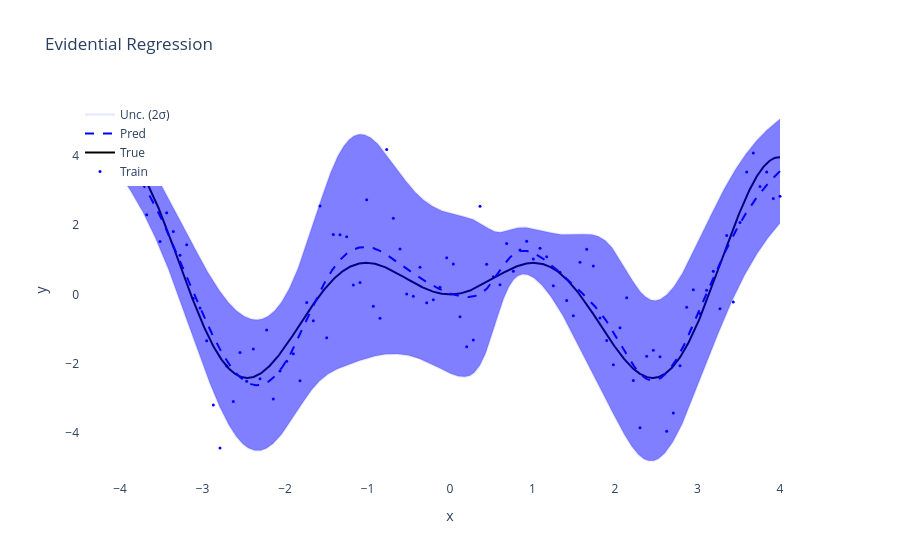

This figure's notebook cell:
### Code cell
import torch
from torch import nn
import plotly.graph_objects as go
from edl_pytorch import NormalInvGamma
from edl_pytorch.loss import nig_nll, nig_reg


torch.manual_seed(0)

# Define the true function
true_func = lambda x: torch.sin(2 * x) * x 

# Generate train and test data
x_train, y_train, x_test, y_test = generate_data(
    true_func, 
    x_min_train=4, 
    x_max_train=-4,
    num_train=100,
    num_test=1000,
    sigma_scale=1,
    test_additional=0,
)

# Create Evidential MLP model
model = EvidentialMLP(
    input_dim=1, 
    output_dim=1,
    hidden_units=[64, 64, 64],
    activations=["tanh", "tanh", "tanh"],
    nig_coeff=1e-2,
    lipschitz_coeff=0,
    nsu_coeff=0,
    epoch_num=500,
    lr=5e-4
)

# Train the model
model.fit(x_train, y_train)

# Make predictions on test data
mean, std = model(x_test)

# Prepare data for visualization
mean, std = mean.squeeze().numpy(), std.squeeze().numpy()
x_test, y_test = x_test.squeeze().numpy(), y_test.squeeze().numpy()

# Plot using Plotly
fig = go.Figure()

# Add train data points
fig.add_trace(go.Scatter(x=x_train.squeeze().numpy(), y=y_train.squeeze().numpy(), mode='markers', 
                         marker=dict(size=3, color='blue'), name='Train'))

# Add true function line
fig.add_trace(go.Scatter(x=x_test, y=y_test, mode='lines', 
                         line=dict(color='black', width=2), name='True'))

# Add predicted mean line
fig.add_trace(go.Scatter(x=x_test, y=mean, mode='lines', 
                         line=dict(color='blue', dash='dash'), name='Pred'))

# Add uncertainty (2 std devs only)
fig.add_trace(go.Scatter(
    x=x_test, 
    y=(mean - 2 * std), 
    fill=None, mode='lines', line_color='rgba(0,0,255,0.1)',  # Lighter color
    showlegend=True, name='Unc. (2σ)'
))
fig.add_trace(go.Scatter(
    x=x_test, 
    y=(mean + 2 * std), 
    fill='tonexty', mode='lines', line_color='rgba(0,0,255,0.1)',
    showlegend=False
))

# Update layout with white background
fig.update_layout(
    title="Evidential Regression",
    xaxis_title="x",
    yaxis_title="y",
    legend=dict(x=0, y=1),
    plot_bgcolor='white',  # White background
    paper_bgcolor='white'  # White background
)

fig.show()

### Figure 1 — Plotly figure (JSON) as saved in the notebook; plotly's stock layout.template omitted (floating-point values rounded to 4 significant figures; data arrays with more than 128 entries replaced by an {"elided": "..."} marker saying what was removed)
{"data": [{"marker": {"color": "blue", "size": 3}, "mode": "markers", "name": "Train", "type": "scatter", "x": [4, 3.919, 3.838, 3.758, 3.677, 3.596, 3.515, 3.434, 3.354, 3.273, 3.192, 3.111, 3.03, 2.949, 2.869, 2.788, 2.707, 2.626, 2.545, 2.465, 2.384, 2.303, 2.222, 2.141, 2.061, 1.98, 1.899, 1.818, 1.737, 1.657, 1.576, 1.495, 1.414, 1.333, 1.253, 1.172, 1.091, 1.01, 0.9293, 0.8485, 0.7677, 0.6869, 0.6061, 0.5253, 0.4444, 0.3636, 0.2828, 0.202, 0.1212, 0.0404, -0.0404, -0.1212, -0.202, -0.2828, -0.3636, -0.4444, -0.5253, -0.6061, -0.6869, -0.7677, -0.8485, -0.9293, -1.01, -1.091, -1.172, -1.253, -1.333, -1.414, -1.495, -1.576, -1.657, -1.737, -1.818, -1.899, -1.98, -2.061, -2.141, -2.222, -2.303, -2.384, -2.465, -2.545, -2.626, -2.707, -2.788, -2.869, -2.949, -3.03, -3.111, -3.192, -3.273, -3.354, -3.434, -3.515, -3.596, -3.677, -3.758, -3.838, -3.919, -4], "y": [2.832, 2.766, 3.528, 3.11, 4.075, 3.528, 2.073, -0.2173, 1.702, -0.4148, 0.6707, 0.1186, -0.5491, 0.1321, -0.3724, -2.059, -3.42, -3.948, -1.799, -1.613, -1.781, -3.845, -2.484, -0.09386, -0.9607, -2.03, -1.332, -0.6798, 0.8212, 1.304, 0.9307, -0.6178, -0.1777, 0.6413, 0.2518, 1.087, 1.333, 1.022, 1.532, 1.283, 0.6649, 1.466, 0.2778, 0.5083, 0.8679, 2.544, -1.317, -1.507, -0.644, 0.8761, 1.059, 0.2069, -0.1509, -0.2402, 0.7851, -0.0501, 0.009531, 1.312, 2.195, 4.178, -0.6894, -0.3431, 2.73, 0.342, 0.2698, 1.664, 1.721, 1.726, -1.252, 2.552, -0.7559, -0.2326, -2.493, -1.709, -1.925, -2.211, -3.014, -1.028, -2.431, -1.574, -2.5, -1.678, -3.091, -2.067, -4.425, -3.186, -1.334, -0.389, -0.1163, 1.434, 1.131, 1.814, 2.355, 1.523, 3.618, 2.299, 3.75, 3.445, 3.49, 4.19]}, {"line": {"color": "black", "width": 2}, "mode": "lines", "name": "True", "type": "scatter", "x": {"elided": "1000 float values"}, "y": {"elided": "1000 float values"}}, {"line": {"color": "blue", "dash": "dash"}, "mode": "lines", "name": "Pred", "type": "scatter", "x": {"elided": "1000 float values"}, "y": {"elided": "1000 float values"}}, {"line": {"color": "rgba(0,0,255,0.1)"}, "mode": "lines", "name": "Unc. (2σ)", "showlegend": true, "type": "scatter", "x": {"elided": "1000 float values"}, "y": {"elided": "1000 float values"}}, {"fill": "tonexty", "line": {"color": "rgba(0,0,255,0.1)"}, "mode": "lines", "showlegend": false, "type": "scatter", "x": {"elided": "1000 float values"}, "y": {"elided": "1000 float values"}}], "layout": {"legend": {"x": 0, "y": 1}, "paper_bgcolor": "white", "plot_bgcolor": "white", "title": {"text": "Evidential Regression"}, "xaxis": {"title": {"text": "x"}}, "yaxis": {"title": {"text": "y"}}}}
